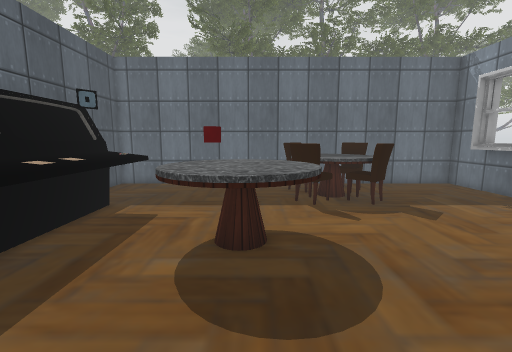
[1] (above)

15 first-person views from a walk through a 3-D level made in the Unity game engine. The camera is 1.5 m above the floor, tilts 8° down and sees 90° across. The floor is counted in squares, 0.5 m on a side. Each view is taken from the middle of a square. On the plan, view 1 faces up. The plan holds only what a view shows up to about 19 squares ahead; the rest is blank. The place goes on beyond the plan. The player is left out. Some animated figures are left out. Door leaves are left out, so doorways stand open. Some surface patterns are stand-ins.

[2]
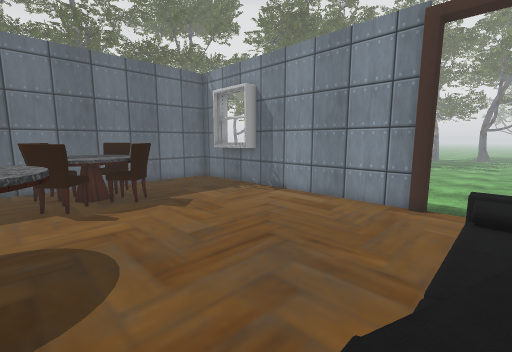

[3]
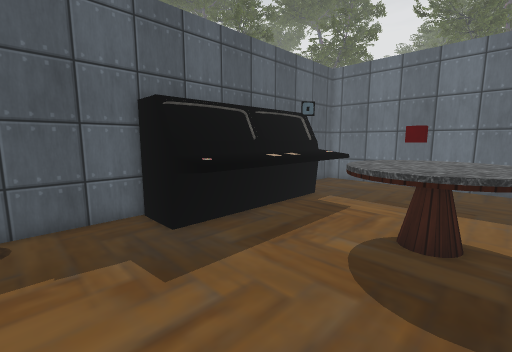

[4]
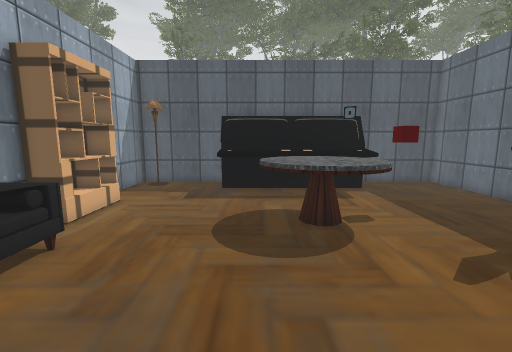

[5]
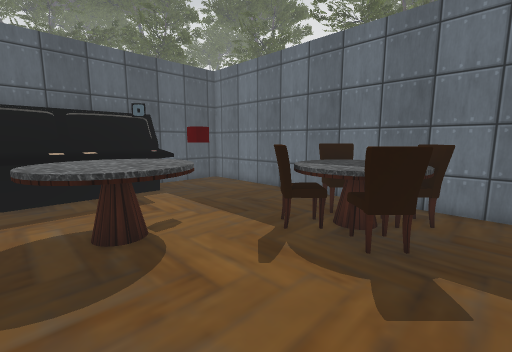

[6]
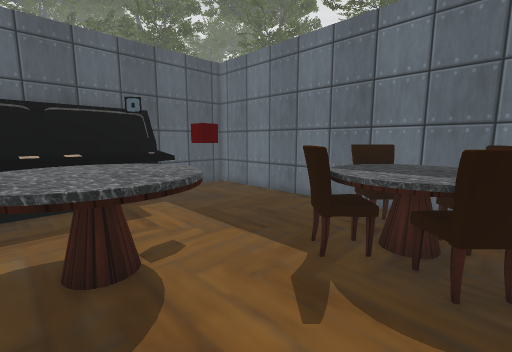

[7]
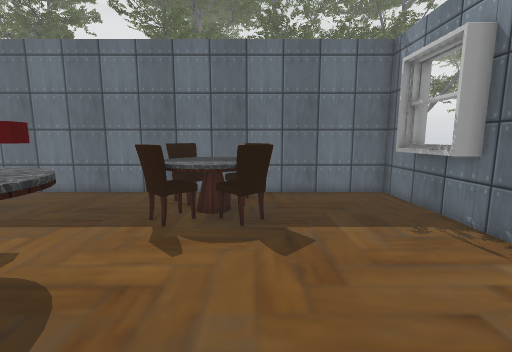

[8]
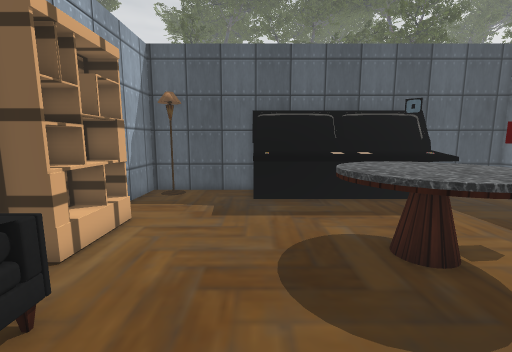

[9]
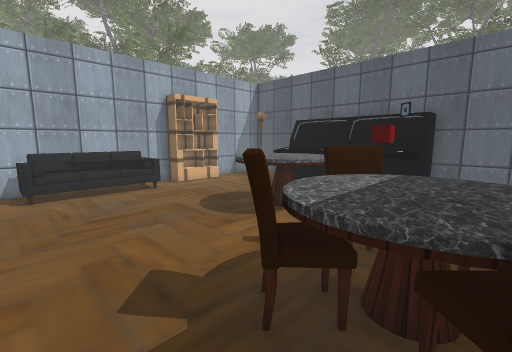

[10]
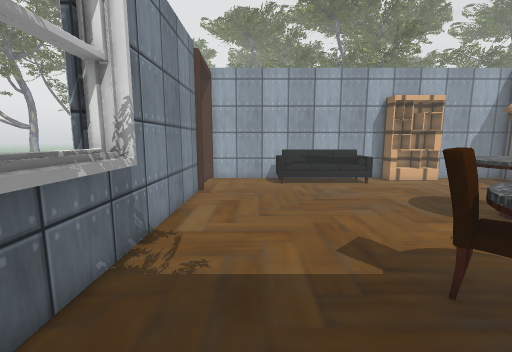

[11]
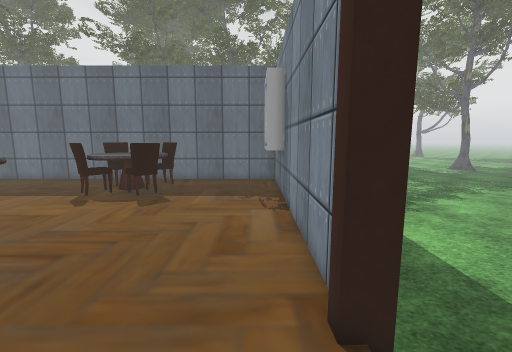

[12]
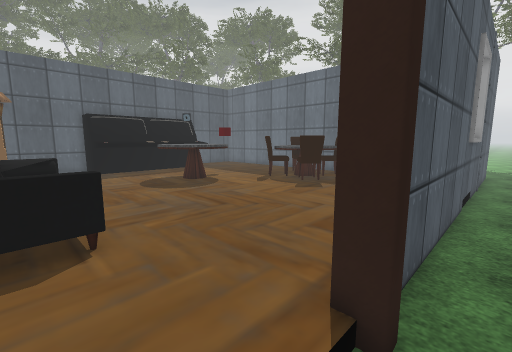

[13]
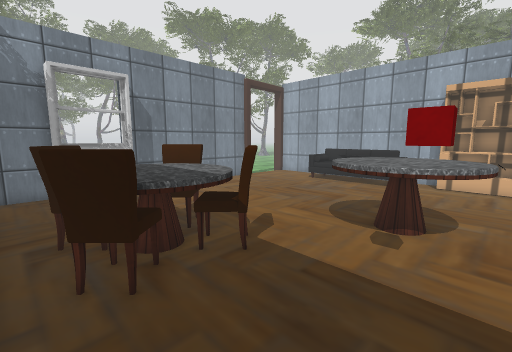

[14]
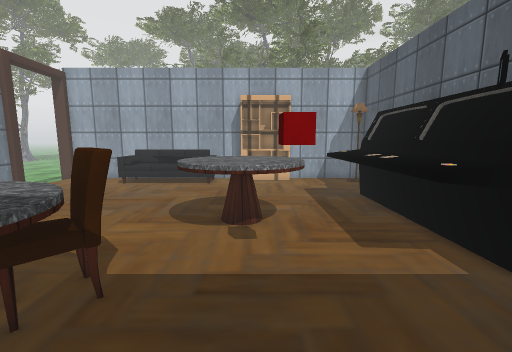

[15]
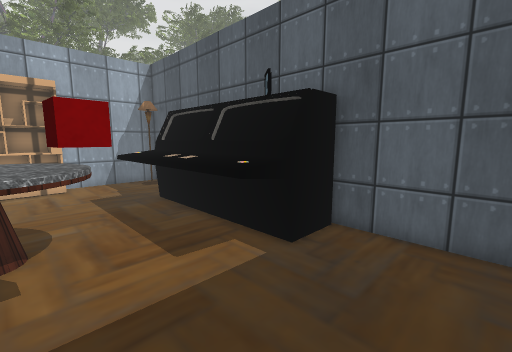

### Floor plan
Key: @ floor where view 1 was taken; # wall or solid block; . main floor; - floor 0.25 m lower than the main floor; D open door; ^ raised ledge; C chair; R red cube; T table; S sofa; H shelf; O other object.
Columns run from 9 left of view 1 to 16 right of it. Each row starts with its distance up from view 1.
 23                        #-
 22                        #-
 21                        #-
 20                        #-
 19                        #-
 18 ########################-
 17 #.....................##-
 16 #..........CC^CC......##-
 15 #..........C^^^CC.....##-
 14 #..........^^^^^......##-
 13 #..........C^^^C......##-
 12 #OOOO..R...CC^CCC.....##-
 11  OOOO..R....C..C......##-
 10  OOOO...TT............ #-
  9  OOOO..TTTT........... #-
  8  OOOO.TTTTTT.......... #-
  7  OOOO.TTTTTT..........##-
  6  OOOO..TTTTT..........##-
  5  OOOO...TTT...........##--
  4  OOOO.................##--
  3 OOOOO.................##--
  2 #.....................##--
  1 #.....................DD
  0 #........@.SSSSSSS....DD
 -1 #..........SSSSSSS....DD
 -2 ##....HHHH.SSSSSSS....D -

Where each view was taken, in squares from view 1:
view 1: 0 up, 0 right, facing up
view 2: 1 down, 1 right, facing up-right
view 3: 1 down, 1 right, facing up-left
view 4: 5 up, 9 right, facing left
view 5: 5 up, 8 right, facing up-left
view 6: 6 up, 6 right, facing up-left
view 7: 3 up, 6 right, facing up
view 8: 3 up, 6 right, facing left
view 9: 15 up, 9 right, facing down-left
view 10: 17 up, 10 right, facing down
view 11: 2 down, 12 right, facing up
view 12: 2 down, 15 right, facing up-left
view 13: 17 up, 3 left, facing down-right
view 14: 17 up, 1 left, facing down
view 15: 16 up, 1 left, facing down-left
